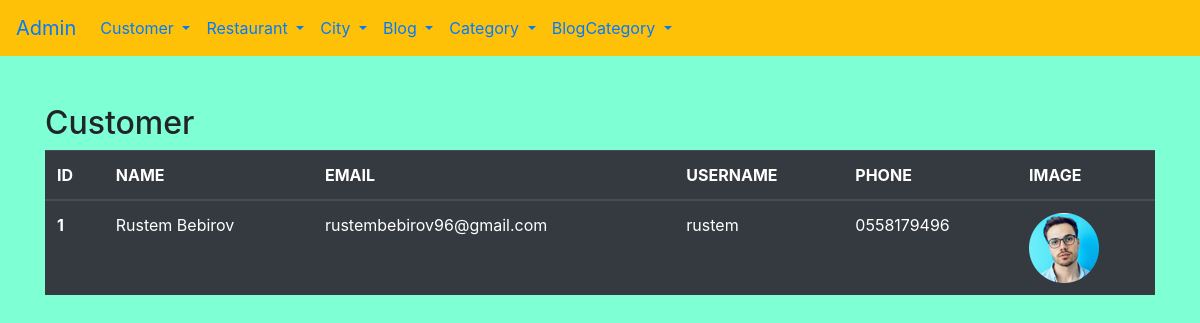
The app's page /admin/customerlist with its own data.
### gricklo/models.py (models this page shows, shortened)
class User(db.Model, UserMixin):
    __tablename__ = "user"
    id = db.Column(db.Integer, primary_key=True)
    name = db.Column(db.String(20),nullable=False)
    username = db.Column(db.String(25), unique=True, nullable=False)
    email = db.Column(db.String(25), unique=True, nullable=False)
    password = db.Column(db.String(25), unique=True, nullable=False)
    phone = db.Column(db.String(25), unique=True, nullable=False)
    image = db.Column(db.String(20),default='image.png')
    orders = db.relationship('Order',backref='order',lazy=True, cascade="all,delete")
    comments =db.relationship('Comment',backref='comment',lazy=True, cascade="all,delete")
    blogs = db.relationship('Blog',backref='blog',lazy=True, cascade="all,delete")
    posts = db.relationship('UserPost',backref='blog',lazy=True, cascade="all,delete")

### gricklo/controlers.py (the view)
@app.route('/admin/customerlist')
def customerlist():
    users = User.query.all()
    return render_template('admin/customerlist.html', users=users)

### gricklo/templates/admin/customerlist.html
{% extends "admin/base.html"%}
{% block content%}
<h2>Customer</h2>
  <table class="table table-dark">
    <thead>
      <tr>
        <th scope="col">ID</th>
        <th scope="col">NAME</th>
        <th scope="col">EMAIL</th>
        <th scope="col">USERNAME</th>
        <th scope="col">PHONE</th>
        <th scope="col">IMAGE</th>
      </tr>
    </thead>
    <tbody>
        {% for user in users %}
        <tr>
            <th scope="row">{{user.id}}</th>
            <td>{{user.name}}</td>
            <td>{{user.email}}</td>
            <td>{{user.username}}</td>
            <td>{{user.phone}}</td>
            <td><img src="/static/uploads/{{user.image}}" alt=""></td>
          </tr>
        {% endfor %}
    </tbody>
  </table>
{% endblock %}

### records on screen
User: id "1", name "Rustem Bebirov", email "rustembebirov96@gmail.com", username "rustem", phone "0558179496", image (picture)
